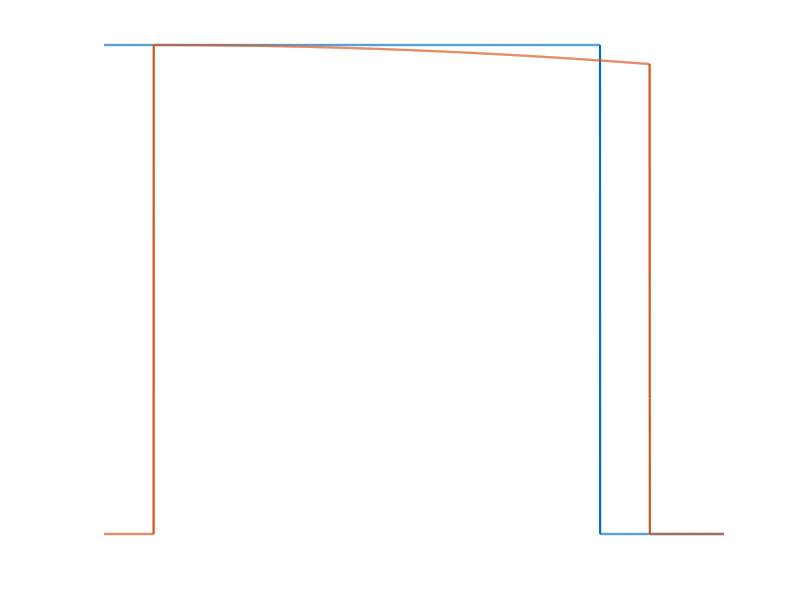

The MATLAB source for this figure: (Note: this script raises an error after producing the figure.)
clear; close all; clc;

%% 1. RADAR-BASED "CLEAN" SIGNAL (Pulsed LFM echo) & PARAMETERS
% Goal: keep the adaptive filter study unchanged, but make the "clean chirp"
%       come from a simple radar echo model (Tx LFM -> delay -> Doppler).
%
% Radar echo model (monostatic, single target):
%   s_rx(t) = A * s_tx(t - tau) * exp(j 2*pi*fD*t)
%   tau = 2R/c,  fD = 2v/lambda,  lambda = c/fc
%
% References:
% - Klauder et al., "The Theory and Design of Chirp Radars", BSTJ, 1960.
% - Widrow et al., "Adaptive Noise Cancelling: Principles and Applications", Proc. IEEE, 1975.

% --- Sampling / observation window (chosen to make tau resolvable) ---
fs         = 2e6;              % Sampling frequency (Hz)
Tobs       = 2.5e-3;           % Observation duration (s)
t          = (0:1/fs:Tobs-1/fs)';  % Time vector (N×1)

% --- LFM pulse (IF/baseband-equivalent) ---
B          = 200e3;            % Chirp bandwidth (Hz)
Tpulse     = 2e-3;             % Chirp pulse duration (s)
S          = B/Tpulse;         % Chirp slope (Hz/s)
f0_if      = 0;                % Start frequency in this IF-equivalent sim (Hz)

% --- Radar physical parameters (for tau & Doppler) ---
c          = 299792458;        % Speed of light (m/s)
fc         = 2.4e9;            % Carrier frequency (Hz) for Doppler mapping
lambda_c   = c/fc;

R_true     = 30e3;             % Target range (m)
v_true     = 30;               % Target radial speed (m/s)
tau        = 2*R_true/c;       % Round-trip delay (s)
fD         = 2*v_true/lambda_c;% Doppler frequency (Hz)

A_echo     = 1.0;              % Lumped echo amplitude (pathloss+RCS simplified)

% --- Adaptive filter params (unchanged in spirit) ---
M          = 32;               % Filter order (# taps)
mu_lms     = 0.001;            % Step-size for LMS
sigma      = 1.5;              % Std. dev. of white Gaussian noise (added AFTER radar echo)

%% 2. RLS PARAMS
% 2.1 Standalone RLS (for comparison if desired)
lambda_rls  = 0.995;           % Forgetting factor
delta_rls   = 1;               % Regularization (P(0) = I/δ)

% 2.2 Cascade RLS (only used in the LMS→RLS cascade)
lambda_cas  = 0.9995;          % Larger forgetting factor (slow RLS updates)
delta_cas   = 100;             % Large δ so initial P2 is small → small gains
gamma_thresh= 0.05;            % Threshold on |e1(n)| to allow RLS updates

%% 3. GENERATE SIGNALS (Radar echo replaces direct MATLAB chirp)
% 3.1 Transmit LFM pulse (complex IF/baseband-equivalent)
% s_tx(t) = exp(j*2*pi*(f0*t + 0.5*S*t^2)) for 0<=t<=Tpulse, else 0
gate_tx = double(t <= Tpulse);
s_tx_c  = exp(1j*2*pi*(f0_if*t + 0.5*S*t.^2)) .* gate_tx;

% 3.2 Received "clean" radar echo: delayed + Doppler
t_shift  = t - tau;
s_tx_del = interp1(t, s_tx_c, t_shift, 'linear', 0);      % fractional delay
s_rx_c   = A_echo * s_tx_del .* exp(1j*2*pi*fD*t);         % Doppler
s        = real(s_rx_c);                                   % waveform "clean" echo (real)

% 3.3 Add colored noise exactly like the original script
% NOTE: only the noise generator is changed to COLORED noise (AR(1)).
a_col   = 0.90;                         % AR(1) pole (0=white, closer to 1 => more colored)
w0      = sigma * randn(size(t));       % underlying white Gaussian
v_white = filter(1, [1 -a_col], w0);    % colored Gaussian noise
v_white = v_white * (sigma / max(std(v_white), 1e-12));  % normalize std ~ sigma
d       = s + v_white;                  % Primary = radar echo + colored noise
x       = v_white;                      % Reference = same noise (oracle reference, same as original)

N = length(t);

% Print a small radar summary (optional, helps thesis revision)
fprintf('==== Radar Echo Parameters (used to generate clean signal) ====');
fprintf('fc = %.3f GHz, B = %.1f kHz, Tpulse = %.3f ms, S = %.3e Hz/s', fc/1e9, B/1e3, Tpulse*1e3, S);
fprintf('R = %.1f m, v = %.1f m/s => tau = %.3e s, fD = %.2f Hz', R_true, v_true, tau, fD);
fprintf('Approx range resolution ΔR ≈ c/(2B) = %.2f m', c/(2*B));

%% 3.6 RADAR VISUALIZATION PLOTS (makes the radar "visible")
% Requested figures:
%   (A) Waveform Tx vs echo (delay visible)
%   (B) Matched filter output (range profile)

% (A1) Tx and echo magnitude (envelope) so delay tau is obvious
figure('Name','Radar: Tx vs Echo Envelope','NumberTitle','off');
set(gcf, 'Color', [0.1 0.1 0.1]);
set(gca, 'Color', [0.1 0.1 0.1], 'XColor','w','YColor','w', 'GridColor',[0.5 0.5 0.5], 'GridAlpha',0.4);
hold on;
plot(t*1e3, abs(s_tx_c), 'LineWidth',1.6, 'DisplayName','|Tx LFM|');
plot(t*1e3, abs(s_rx_c), 'LineWidth',1.6, 'DisplayName','|Echo|');
xline(0,   '--', 'Color',[0.8 0.8 0.8], 'LineWidth',1.2, 'DisplayName','Tx start');
xline(tau*1e3, '--', 'Color',[0.8 0.8 0.8], 'LineWidth',1.2, 'DisplayName','Echo start (tau)');
xlim([0, (tau + Tpulse + 0.3e-3)*1e3]);
xlabel('Time (ms)','FontSize',13,'Color','w');
ylabel('Magnitude','FontSize',13,'Color','w');
title('Tx vs Echo Envelope (Echo delayed by tau = 2R/c)','FontSize',14,'Color','w');
legend('Location','southoutside','Orientation','horizontal','TextColor','w','EdgeColor','w');
grid on;
set(gca,'FontSize',12);
set(gcf,'InvertHardcopy','off');
print('-dpng','-r300', 'radar_tx_vs_echo_envelope_colored.png');

% (A2) Tx vs echo real part (zoomed) to show waveform shift
figure('Name','Radar: Tx vs Echo (Real, Zoom)','NumberTitle','off');
set(gcf, 'Color', [0.1 0.1 0.1]);
set(gca, 'Color', [0.1 0.1 0.1], 'XColor','w','YColor','w', 'GridColor',[0.5 0.5 0.5], 'GridAlpha',0.4);
hold on;
plot(t*1e3, real(s_tx_c), 'LineWidth',1.0, 'DisplayName','Tx (real)');
plot(t*1e3, s,            'LineWidth',1.0, 'DisplayName','Echo (real)');
xlim([0, (tau + 0.6e-3)*1e3]);
xlabel('Time (ms)','FontSize',13,'Color','w');
ylabel('Amplitude','FontSize',13,'Color','w');
title('Tx vs Echo (Real Part, Zoom near delay tau)','FontSize',14,'Color','w');
legend('Location','southoutside','Orientation','horizontal','TextColor','w','EdgeColor','w');
grid on;
set(gca,'FontSize',12);
set(gcf,'InvertHardcopy','off');
print('-dpng','-r300', 'radar_tx_vs_echo_real_zoom_colored.png');

% (B) Matched filter (pulse compression) range profile: clean vs noisy
% Matched filter via cross-correlation with the known transmit waveform.
v_c_mf = (sigma/sqrt(2))*(randn(size(t)) + 1j*randn(size(t)));
rx_noisy_c_mf = s_rx_c + v_c_mf;
[mf_clean, lags] = xcorr(s_rx_c, s_tx_c);          % clean matched filter output
[mf_noisy, ~]    = xcorr(rx_noisy_c_mf, s_tx_c);   % noisy matched filter output

range_axis = (lags/fs) * (c/2);   % meters
sel = (range_axis >= 0) & (range_axis <= 2*R_true);

mf_clean_mag = abs(mf_clean(sel));
mf_noisy_mag = abs(mf_noisy(sel));

% Normalize (visual comparison)
mf_clean_mag = mf_clean_mag / max(mf_clean_mag + 1e-12);
mf_noisy_mag = mf_noisy_mag / max(mf_noisy_mag + 1e-12);

figure('Name','Radar: Matched Filter Range Profile (Clean vs Noisy)','NumberTitle','off');
set(gcf, 'Color', [0.1 0.1 0.1]);
set(gca, 'Color', [0.1 0.1 0.1], 'XColor','w','YColor','w', 'GridColor',[0.5 0.5 0.5], 'GridAlpha',0.4);
hold on;
plot(range_axis(sel), mf_clean_mag, 'LineWidth',1.8, 'DisplayName','Matched filter (clean)');
plot(range_axis(sel), mf_noisy_mag, 'LineWidth',1.2, 'DisplayName','Matched filter (noisy)');
xlabel('Range (m)','FontSize',13,'Color','w');
ylabel('Normalized |MF output|','FontSize',13,'Color','w');
title('Pulse Compression: Matched Filter Range Profile','FontSize',14,'Color','w');
legend('Location','southoutside','Orientation','horizontal','TextColor','w','EdgeColor','w');
grid on;
set(gca,'FontSize',12);
set(gcf,'InvertHardcopy','off');
print('-dpng','-r300', 'radar_range_profile_clean_vs_noisy_colored.png');


%% 4. PREALLOCATE STORAGE
% 4.1 Standalone LMS
w_LMS   = zeros(M,1);
y_LMS   = zeros(N,1);
e_LMS   = zeros(N,1);

% 4.2 Standalone RLS (not used in final summary but included)
w_RLS    = zeros(M,1);
P_RLS    = (1/delta_rls)*eye(M);
y_RLS    = zeros(N,1);
e_RLS    = zeros(N,1);

% 4.3 Improved Cascade: LMS → RLS
w1_cas   = zeros(M,1);                % LMS front-end weights
y1_cas   = zeros(N,1);                % LMS output
e1_cas   = zeros(N,1);                % LMS residual
w2_cas   = zeros(M,1);                % RLS weights in cascade
P2_cas   = (1/delta_cas)*eye(M);       % RLS covariance in cascade
y2_cas   = zeros(N,1);                % RLS output (stage 2)
e2_cas   = zeros(N,1);                % Final cascade error

% 4.4 Parallel Mixture: LMS + RLS side-by-side
w1_par   = zeros(M,1);          
y1_par   = zeros(N,1);
e1_par   = zeros(N,1);

w2_par   = zeros(M,1);
P2_par   = (1/delta_rls)*eye(M);  
y2_par   = zeros(N,1);
e2_par   = zeros(N,1);

alpha    = zeros(N,1);       % Mixing coefficient α(n)
y_par    = zeros(N,1);       % Final mixed output
e_par    = zeros(N,1);       % Final mixed error

%% 5. ADAPTIVE FILTERING LOOP (n = M:N)
for n = M:N
    %---------- Build reference vector x_vec = [ x(n), x(n-1), ..., x(n-M+1) ] ----------
    x_vec = x(n:-1:n-M+1);  % M×1 column
    
    %---------- 5.1 Standalone LMS ----------
    y_LMS(n) = w_LMS' * x_vec;
    e_LMS(n) = d(n) - y_LMS(n);
    w_LMS    = w_LMS + mu_lms * e_LMS(n) * x_vec;
    
    %---------- 5.2 Standalone RLS (for completeness) ----------
    y_RLS(n) = w_RLS' * x_vec;
    e_RLS(n) = d(n) - y_RLS(n);
    Pi_RLS   = P_RLS * x_vec;
    k_RLS    = Pi_RLS / (lambda_rls + x_vec' * Pi_RLS);
    w_RLS    = w_RLS + k_RLS * e_RLS(n);
    P_RLS    = (P_RLS - k_RLS * Pi_RLS') / lambda_rls;
    
    %---------- 5.3 Improved Cascade: LMS → RLS (thresholded) ----------
    % Stage 1: LMS
    y1_cas(n) = w1_cas' * x_vec;
    e1_cas(n) = d(n) - y1_cas(n);
    w1_cas    = w1_cas + mu_lms * e1_cas(n) * x_vec;
    
    % Stage 2: RLS only if |e1_cas(n)| > gamma_thresh
    y2_cas(n) = w2_cas' * x_vec;
    e2_cas(n) = e1_cas(n) - y2_cas(n);
    if abs(e1_cas(n)) > gamma_thresh
        Pi2    = P2_cas * x_vec;
        k2     = Pi2 / (lambda_cas + x_vec' * Pi2);
        w2_cas = w2_cas + k2 * e2_cas(n);
        P2_cas = (P2_cas - k2 * Pi2') / lambda_cas;
    end
    % If |e1_cas(n)| <= gamma_thresh, skip RLS update to avoid overfitting
    
    %---------- 5.4 Parallel Mixture: LMS + RLS in parallel ----------
    % 5.4.1 LMS branch
    y1_par(n) = w1_par' * x_vec;
    e1_par(n) = d(n) - y1_par(n);
    w1_par    = w1_par + mu_lms * e1_par(n) * x_vec;
    
    % 5.4.2 RLS branch
    y2_par(n) = w2_par' * x_vec;
    e2_par(n) = d(n) - y2_par(n);
    Pi_par    = P2_par * x_vec;
    k_par     = Pi_par / (lambda_rls + x_vec' * Pi_par);
    w2_par    = w2_par + k_par * e2_par(n);
    P2_par    = (P2_par - k_par * Pi_par') / lambda_rls;
    
    % 5.4.3 Adaptive mixing coefficient α(n)
    errL2 = e1_par(n)^2;
    errR2 = e2_par(n)^2;
    alpha(n) = errR2 / (errL2 + errR2 + 1e-8);
    
    % 5.4.4 Final mixed output
    y_par(n) = alpha(n)*y1_par(n) + (1-alpha(n))*y2_par(n);
    e_par(n) = d(n) - y_par(n);
end



%% 5.5 RADAR POST-PROCESSING PLOTS (Range profile after denoising + Doppler spectrum)
% This section connects the adaptive denoising outputs to standard radar processing:
%   (C) Matched filter range profile (raw vs denoised)
%   (D) (Multi-pulse) Doppler spectrum at the target range bin

% (C) Range profile comparison: raw vs denoised outputs
% Use real-valued matched filtering consistent with the adaptive-filter outputs.
tx_real = real(s_tx_c);

[mf_raw_r, lags_r] = xcorr(d, tx_real);
[mf_lms_r, ~]      = xcorr(e_LMS, tx_real);
[mf_cas_r, ~]      = xcorr(e2_cas, tx_real);
[mf_par_r, ~]      = xcorr(e_par, tx_real);

range_axis_r = (lags_r/fs) * (c/2);
sel_r = (range_axis_r >= 0) & (range_axis_r <= 2*R_true);

mf_raw_mag = abs(mf_raw_r(sel_r));
mf_lms_mag = abs(mf_lms_r(sel_r));
mf_cas_mag = abs(mf_cas_r(sel_r));
mf_par_mag = abs(mf_par_r(sel_r));

% Normalize each curve to its own peak (shape comparison)
mf_raw_mag = mf_raw_mag / max(mf_raw_mag + 1e-12);
mf_lms_mag = mf_lms_mag / max(mf_lms_mag + 1e-12);
mf_cas_mag = mf_cas_mag / max(mf_cas_mag + 1e-12);
mf_par_mag = mf_par_mag / max(mf_par_mag + 1e-12);

figure('Name','Radar: Range Profile (Raw vs Denoised Outputs)','NumberTitle','off');
set(gcf, 'Color', [0.1 0.1 0.1]);
set(gca, 'Color', [0.1 0.1 0.1], 'XColor','w','YColor','w', 'GridColor',[0.5 0.5 0.5], 'GridAlpha',0.4);
hold on;
plot(range_axis_r(sel_r), mf_raw_mag, 'LineWidth',1.2, 'DisplayName','Raw (noisy)');
plot(range_axis_r(sel_r), mf_lms_mag, 'LineWidth',1.6, 'DisplayName','LMS output');
plot(range_axis_r(sel_r), mf_cas_mag, 'LineWidth',1.6, 'DisplayName','Cascade output');
plot(range_axis_r(sel_r), mf_par_mag, 'LineWidth',1.6, 'DisplayName','Parallel output');
xlabel('Range (m)','FontSize',13,'Color','w');
ylabel('Normalized |MF output|','FontSize',13,'Color','w');
title('Matched Filter Range Profile: Raw vs Denoised','FontSize',14,'Color','w');
legend('Location','southoutside','Orientation','horizontal','TextColor','w','EdgeColor','w');
grid on;
set(gca,'FontSize',12);
set(gcf,'InvertHardcopy','off');
print('-dpng','-r300', 'radar_range_profile_raw_vs_denoised_colored.png');

% (D) Multi-pulse Doppler spectrum at target range bin
% Generate a pulse train (separate from the adaptive-filter experiment) just for Doppler visualization.
Npulses = 32;  % increase to 64 if you want a cleaner Doppler spectrum
PRI     = 2e-3;               % 2 ms → PRF 500 Hz (gives clear pulse separation)
PRF     = 1/PRI;

NsPRI   = round(PRI*fs);
NsPulse = round(Tpulse*fs);
Tframe  = Npulses*PRI;
t_frame = (0:1/fs:Tframe-1/fs)';

% Tx pulse train
s_tx_frame = zeros(size(t_frame));
for k = 0:(Npulses-1)
    t0  = k*PRI;
    idx = (t_frame >= t0) & (t_frame < t0 + Tpulse);
    tt  = t_frame(idx) - t0;
    s_tx_frame(idx) = exp(1j*2*pi*(f0_if*tt + 0.5*S*tt.^2));
end

% Echo pulse train (delay + Doppler)
t_shift_f   = t_frame - tau;
s_tx_del_f  = interp1(t_frame, s_tx_frame, t_shift_f, 'linear', 0);
s_rx_frame  = A_echo * s_tx_del_f .* exp(1j*2*pi*fD*t_frame);

% Add noise (match this script's noise type)
noise_frame = (sigma/sqrt(2))*(randn(size(t_frame)) + 1j*randn(size(t_frame)));
rx_frame = s_rx_frame + noise_frame;

% Reshape into pulses (fast-time × slow-time)
rx_frame = rx_frame(1:NsPRI*Npulses);
rx_mat   = reshape(rx_frame, NsPRI, Npulses);

% Matched filter template for one pulse
n_p   = (0:NsPulse-1)';
t_p   = n_p/fs;
tx_tpl = exp(1j*2*pi*(f0_if*t_p + 0.5*S*t_p.^2));
h_mf   = conj(flipud(tx_tpl));

Lout   = NsPRI + NsPulse - 1;
mf_mat = zeros(Lout, Npulses);

% Fast matched filtering using FFT convolution (much faster than conv in a loop)
Lfft = 2^nextpow2(Lout);
Hmf  = fft(h_mf, Lfft);
for p = 1:Npulses
    Xp = fft(rx_mat(:,p), Lfft);
    yp = ifft(Xp .* Hmf);
    mf_mat(:,p) = yp(1:Lout);
end
% Range axis for matched filter output
lag_samp = (0:Lout-1)' - (NsPulse-1);
tau_ax   = lag_samp / fs;
R_ax     = tau_ax * (c/2);

% Choose target range bin: use expected delay if valid; otherwise use global peak
idx_exp = round(tau*fs) + (NsPulse-1) + 1;  % +1 for MATLAB indexing
idx_exp = max(1, min(Lout, idx_exp));

% Quick sanity: if expected bin is very weak, fall back to average peak
avg_prof = mean(abs(mf_mat), 2);
[~, idx_pk] = max(avg_prof);
if avg_prof(idx_exp) < 0.5*avg_prof(idx_pk)
    idx_rb = idx_pk;
else
    idx_rb = idx_exp;
end

% Doppler FFT at the chosen range bin
z_slow = mf_mat(idx_rb, :).';
w     = hann(Npulses);
Z     = fftshift(fft(z_slow .* w, Npulses));
fd_ax = (-Npulses/2:Npulses/2-1).' * (PRF/Npulses);
v_ax  = fd_ax * (lambda_c/2);

figure('Name','Radar: Doppler Spectrum at Target Range Bin','NumberTitle','off');
set(gcf, 'Color', [0.1 0.1 0.1]);
set(gca, 'Color', [0.1 0.1 0.1], 'XColor','w','YColor','w', 'GridColor',[0.5 0.5 0.5], 'GridAlpha',0.4);
plot(v_ax, 20*log10(abs(Z)/max(abs(Z)+1e-12)), 'LineWidth',1.8);
xlabel('Radial velocity (m/s)','FontSize',13,'Color','w');
ylabel('Normalized magnitude (dB)','FontSize',13,'Color','w');
title('Doppler Spectrum (FFT across pulses at target range bin)','FontSize',14,'Color','w');
grid on;
set(gca,'FontSize',12);
set(gcf,'InvertHardcopy','off');
print('-dpng','-r300', 'radar_doppler_spectrum_colored.png');

% Also show the averaged range profile over pulses (range profile looks like a standard radar output)
selR = (R_ax >= 0) & (R_ax <= 2*R_true);
figure('Name','Radar: Averaged Range Profile (Multi-pulse)','NumberTitle','off');
set(gcf, 'Color', [0.1 0.1 0.1]);
set(gca, 'Color', [0.1 0.1 0.1], 'XColor','w','YColor','w', 'GridColor',[0.5 0.5 0.5], 'GridAlpha',0.4);
plot(R_ax(selR), avg_prof(selR)/max(avg_prof(selR)+1e-12), 'LineWidth',1.8);
xline(R_true, '--', 'Color',[0.8 0.8 0.8], 'LineWidth',1.2);
xlabel('Range (m)','FontSize',13,'Color','w');
ylabel('Normalized |MF output|','FontSize',13,'Color','w');
title('Averaged Matched Filter Output across pulses (Range Profile)','FontSize',14,'Color','w');
grid on;
set(gca,'FontSize',12);
set(gcf,'InvertHardcopy','off');
print('-dpng','-r300', 'radar_range_profile_multipulse_colored.png');
%% 6. SNR & MSE COMPUTATIONS
% 6.1 SNR before any filtering
snr_before = 10*log10( var(s) / var(v_white) );

% 6.2 Standalone LMS
resid_LMS   = e_LMS - s;                      % residual noise estimate
snr_LMS     = 10*log10( var(s) / var(resid_LMS) );
avgMSE_LMS  = mean(e_LMS.^2);                 % average MSE over N

% 6.3 Improved Cascade (LMS→RLS thresholded)
resid_cas   = e2_cas - s;
snr_cas     = 10*log10( var(s) / var(resid_cas) );
avgMSE_cas  = mean(e2_cas.^2);

% 6.4 Parallel Mixture (LMS+RLS)
resid_par   = e_par - s;
snr_par     = 10*log10( var(s) / var(resid_par) );
avgMSE_par  = mean(e_par.^2);

% Print numeric results
fprintf('\n==== Numerical Performance Metrics ====\n');
fprintf('SNR before filtering:                     %.2f dB\n', snr_before);
fprintf('Standalone LMS       → SNR: %.2f dB, Avg. MSE: %.5f\n', snr_LMS,    avgMSE_LMS);
fprintf('Improved Cascade     → SNR: %.2f dB, Avg. MSE: %.5f\n', snr_cas,    avgMSE_cas);
fprintf('Parallel Mixture     → SNR: %.2f dB, Avg. MSE: %.5f\n\n', snr_par,    avgMSE_par);

%% 6.5 Bar‐plots for SNR and MSE comparison

% Compute baseline MSE (before filtering)
mse_before = mean((d - s).^2);

% Pack values into vectors
snr_vals = [ snr_before, snr_LMS, snr_cas,   snr_par   ];
mse_vals = [ mse_before, avgMSE_LMS, avgMSE_cas, avgMSE_par ];

labels   = {'Before','LMS','Cascade','Parallel'};

% --- SNR bar plot  ---
figure('Name','SNR Comparison','NumberTitle','off');
set(gcf, 'Color', [0.1 0.1 0.1]);    
set(gca, 'Color', [0.1 0.1 0.1], ... 
         'XColor','w', 'YColor','w', ... 
         'GridColor',[0.5 0.5 0.5], 'GridAlpha',0.4); 
hold on;

b1 = bar(snr_vals, 'FaceColor','flat');
b1.CData = lines(4); 
xticks(1:4);
xticklabels(labels);

xlabel('Filter Type','FontSize',12,'Color','w');
ylabel('SNR (dB)','FontSize',12,'Color','w');
title('SNR Before & After Filtering','FontSize',14,'Color','w');

grid on;
set(gca,'FontSize',11);
set(gcf,'InvertHardcopy','off'); 
print('-dpng','-r300','compare_SNR_colored.png');

% --- MSE bar plot ---
figure('Name','MSE Comparison','NumberTitle','off');
set(gcf, 'Color', [0.1 0.1 0.1]);    
set(gca, 'Color', [0.1 0.1 0.1], ... 
         'XColor','w', 'YColor','w', ... 
         'GridColor',[0.5 0.5 0.5], 'GridAlpha',0.4);
hold on;

b2 = bar(mse_vals, 'FaceColor','flat');
b2.CData = lines(4);
xticks(1:4);
xticklabels(labels);

% === Label dengan satuan ===
xlabel('Filter Type','FontSize',12,'Color','w');
ylabel('Average MSE (Amplitude^2)','FontSize',12,'Color','w'); 

title('MSE Before & After Filtering','FontSize',14,'Color','w');

grid on; 
set(gca,'FontSize',11);
set(gcf,'InvertHardcopy','off');  
print('-dpng','-r300','compare_MSE_colored.png');

%% 7. PLOTS
% 7.1 Running MSE curves (moving‐average window = M)
mse_LMS_run     = movmean(e_LMS.^2,    M);
mse_cas_run     = movmean(e2_cas.^2,   M);
mse_par_run     = movmean(e_par.^2,    M);
colors = lines(3);

% 7.1 Running MSE curves
figure('Name','Running MSE: LMS vs Cascade vs Parallel','NumberTitle','off');
set(gcf, 'Color', [0.1 0.1 0.1]);    % background figure
set(gca, 'Color', [0.1 0.1 0.1], ...
         'XColor','w', 'YColor','w', ...
         'GridColor',[0.5 0.5 0.5], ...
         'GridAlpha',0.4);
hold on;

plot(t, mse_LMS_run, 'LineWidth',1.8, 'Color', colors(1,:), 'DisplayName','Standalone LMS');
plot(t, mse_cas_run, 'LineWidth',1.8, 'Color', colors(2,:), 'DisplayName','Improved Cascade');
plot(t, mse_par_run, 'LineWidth',1.8, 'Color', colors(3,:), 'DisplayName','Parallel Mixture');

hold off;
xlabel('Time (s)','FontSize',14,'Color','w');
ylabel('MSE (Amplitude^2)','FontSize',14,'Color','w');
title('Running MSE Comparison','FontSize',16,'Color','w');

legend('Location','northeast','FontSize',12,'TextColor','w','EdgeColor','w');
grid on; 
set(gca,'FontSize',12);
set(gcf,'InvertHardcopy','off'); 
print('-dpng','-r300','running_mse_colored.png');

% 7.2 Standalone LMS waveform 
figure('Name','Standalone LMS Output','NumberTitle','off');
set(gcf, 'Color', [0.1 0.1 0.1]);    
set(gca, 'Color', [0.1 0.1 0.1], ...
         'XColor','w', 'YColor','w', ...
         'GridColor',[0.5 0.5 0.5], ...
         'GridAlpha',0.4);
hold on;

plot(t, d,    'Color',[0.7 0.7 0.7],'LineWidth',1,'DisplayName','Noisy');
plot(t, e_LMS,'Color',colors(1,:),'LineWidth',1.5,'DisplayName','LMS Output');
plot(t, s,    '-','Color',colors(2,:),'LineWidth',1.5,'DisplayName','Clean');

hold off;
xlabel('Time (s)','FontSize',14,'Color','w'); 
ylabel('Amplitude','FontSize',14,'Color','w');
title('Standalone LMS vs. Noisy & Clean','FontSize',16,'Color','w');
legend('Location','southoutside','Orientation','horizontal','FontSize',12,'TextColor','w','EdgeColor','w');
grid on; 
set(gca,'FontSize',12);

set(gcf,'InvertHardcopy','off'); 
print('-dpng','-r300','lms_waveform_colored.png');

% 7.3 Improved Cascade waveform 
figure('Name','Cascade LMS→RLS Output','NumberTitle','off');
set(gcf, 'Color', [0.1 0.1 0.1]);    
set(gca, 'Color', [0.1 0.1 0.1], ...
         'XColor','w', 'YColor','w', ...
         'GridColor',[0.5 0.5 0.5], ...
         'GridAlpha',0.4);
hold on;

plot(t, d,       'Color',[0.7 0.7 0.7],'LineWidth',1,'DisplayName','Noisy');
plot(t, e2_cas,  'Color',colors(3,:),'LineWidth',1.5,'DisplayName','Cascade Output');
plot(t, s,       '-','Color',colors(2,:),'LineWidth',1.5,'DisplayName','Clean');

hold off;
xlabel('Time (s)','FontSize',14,'Color','w'); 
ylabel('Amplitude','FontSize',14,'Color','w');
title('Improved Cascade (LMS → RLS)','FontSize',16,'Color','w');
legend('Location','southoutside','Orientation','horizontal','FontSize',12, ...
       'TextColor','w','EdgeColor','w');
grid on; 
set(gca,'FontSize',12);
set(gcf,'InvertHardcopy','off'); 
print('-dpng','-r300','cascade_waveform_colored.png');

% 7.4 Parallel Mixture waveform
figure('Name','Parallel LMS+RLS Mixture Output','NumberTitle','off');
set(gcf, 'Color', [0.1 0.1 0.1]);    
set(gca, 'Color', [0.1 0.1 0.1], ...
         'XColor','w', 'YColor','w', ...
         'GridColor',[0.5 0.5 0.5], ...
         'GridAlpha',0.4);
hold on;

plot(t, d,     'Color',[0.7 0.7 0.7],'LineWidth',1,'DisplayName','Noisy');
plot(t, e_par, 'Color',colors(1,:),'LineWidth',1.5,'DisplayName','Mixed Output');
plot(t, s,     '-','Color',colors(2,:),'LineWidth',1.5,'DisplayName','Clean');

hold off;
xlabel('Time (s)','FontSize',14,'Color','w'); 
ylabel('Amplitude','FontSize',14,'Color','w');
title('Parallel Mixture Output','FontSize',16,'Color','w');
legend('Location','southoutside','Orientation','horizontal','FontSize',12, ...
       'TextColor','w','EdgeColor','w');
grid on; 
set(gca,'FontSize',12);
set(gcf,'InvertHardcopy','off'); 

print('-dpng','-r300','parallel_waveform_colored.png');

% 7.5 Adaptive Mixing Coefficient α(n)
figure('Name','Adaptive Mixing Coefficient \alpha(n)','NumberTitle','off');
set(gcf, 'Color', [0.1 0.1 0.1]);    
set(gca, 'Color', [0.1 0.1 0.1], ...
         'XColor','w', 'YColor','w', ...
         'GridColor',[0.5 0.5 0.5], ...
         'GridAlpha',0.4);
hold on;

plot(t, alpha, 'LineWidth',1.8,'Color',colors(2,:));

xlabel('Time (s)','FontSize',14,'Color','w'); 
ylabel('\alpha(n)','FontSize',14,'Color','w');
title('Adaptive Mixing Coefficient Over Time','FontSize',16,'Color','w');

grid on; 
set(gca,'FontSize',12);
set(gcf,'InvertHardcopy','off'); 

print('-dpng','-r300','mixing_coefficient_colored.png');
